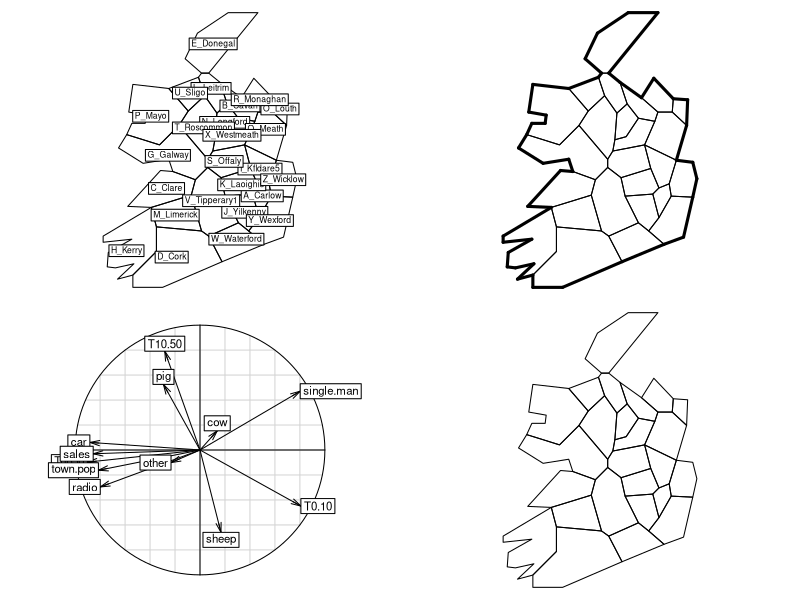

Write R code to recreate this figure.
library(ade4)


### Name: irishdata
### Title: Geary's Irish Data
### Aliases: irishdata
### Keywords: datasets

### ** Examples

data(irishdata)

if(adegraphicsLoaded()) {

  if(requireNamespace("sp", quietly = TRUE)){
  g1 <- s.label(irishdata$xy.utm, Sp = irishdata$Spatial, pSp.col = "white", plot = FALSE)
  
  g21 <- s.label(irishdata$xy.utm, Sp = irishdata$Spatial, pSp.col = "white", plab.cex = 0, 
    ppoints.cex = 0, plot = FALSE)
  g22 <- s.label(irishdata$xy.utm, Sp = irishdata$Spatial.contour, pSp.col = "transparent", 
    plab.cex = 0, ppoints.cex = 0, pSp.lwd = 3, plot = FALSE)
  g2 <- superpose(g21, g22)   

  g3 <- s.corcircle(dudi.pca(irishdata$tab, scan = FALSE)$co, plot = FALSE)
  
  score <- dudi.pca(irishdata$tab, scannf = FALSE, nf = 1)$li$Axis1
  names(score) <- row.names(irishdata$Spatial)
  
  obj <- sp::SpatialPolygonsDataFrame(Sr = irishdata$Spatial, data = as.data.frame(score))
  g4 <- s.Spatial(obj, plot = FALSE)
  
  G <- ADEgS(list(g1, g2, g3, g4), layout = c(2, 2))
  }
  
} else {
  par(mfrow = c(2, 2))
  area.plot(irishdata$area, lab = irishdata$county.names, clab = 0.75)
  area.plot(irishdata$area)
  apply(irishdata$contour, 1, function(x) segments(x[1], x[2], x[3], x[4], lwd = 3))
  s.corcircle(dudi.pca(irishdata$tab, scannf = FALSE)$co)
  score <- dudi.pca(irishdata$tab, scannf = FALSE, nf = 1)$li$Axis1
  names(score) <- row.names(irishdata$tab)
  area.plot(irishdata$area, score)
  par(mfrow = c(1, 1))
}
